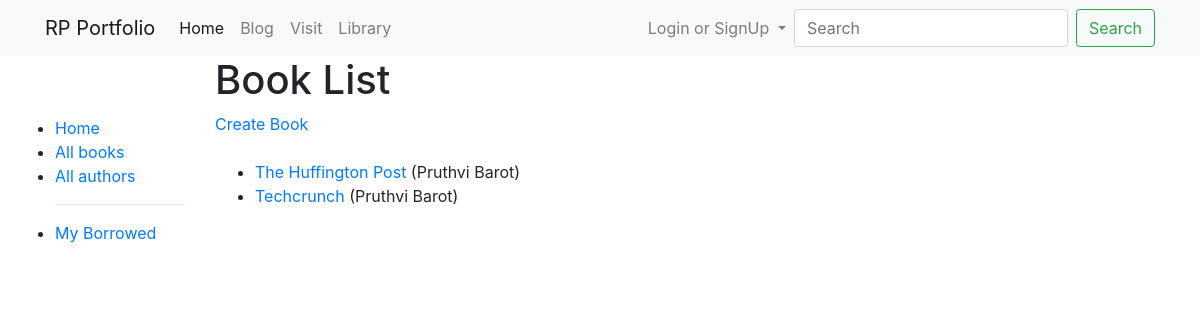
/library/books/, run on the app's committed database.
### library/models.py (models this page shows, shortened)
class Book(models.Model):
    title = models.CharField(max_length=200)
    author = models.ForeignKey('Author', on_delete=models.SET_NULL, null=True)
    summary = models.TextField(max_length=1000, help_text='Enter a brief description of the book')
    isbn = models.CharField('ISBN', max_length=13, help_text='13 Character <a href="https://www.isbn-international.org/content/what-isbn">ISBN number</a>')
    genre = models.ManyToManyField(Genre, help_text='Select a genre for this book')
    language = models.ForeignKey('Language', on_delete=models.SET_NULL, null=True)
    def display_genre(self):
        """Creates a string for the Genre. This is required to display genre in Admin."""
        return ', '.join([genre.name for genre in self.genre.all()[:3]])
    display_genre.short_description = 'Genre'
    def get_absolute_url(self):
        return reverse('book-detail', args=[str(self.id)])

class Author(models.Model):
    first_name = models.CharField(max_length=100)
    last_name = models.CharField(max_length=100)
    date_of_birth = models.DateField(null=True, blank=True)
    date_of_death = models.DateField('Died', null=True, blank=True)
    class Meta:
        ordering = ['last_name']
    def __str__(self):
        return f'{self.first_name} {self.last_name}'

### library/views.py (the view)
# urls.py: path('books/',views.BookListView.as_view(),name="books"),
class BookListView(generic.ListView):
	model = Book
	queryset = Book.objects.all()
	template_name = 'book_list.html'  # Specify your own template name/location
	paginate_by = 10

### library/templates/book_list.html
{% extends "base_generic.html" %}
{% block content %}
  <h1>Book List</h1>
  <a href="{% url 'book_create' %}">Create Book</a>
  <br/><br/>
  {% if book_list %}
  <ul>
    {% for book in book_list %}
      <li>
        <a href="{{ book.get_absolute_url }}">{{ book.title }}</a> ({{book.author}})
      </li>
    {% endfor %}
  </ul>
  {% else %}
    <p>There are no books in the library.</p>
  {% endif %}
{% endblock %}

### data on the page
Book: title "The Huffington Post", author "Pruthvi Barot"
Book: title "Techcrunch", author "Pruthvi Barot"
